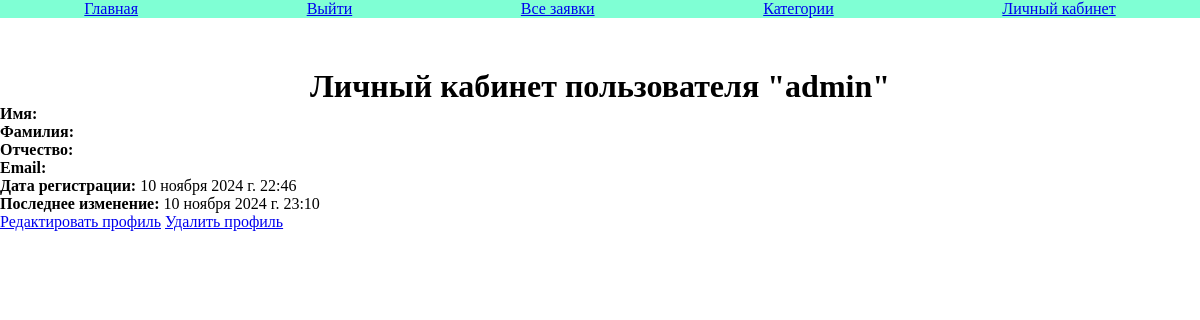
The page /design/profile/ (signed in) on the database as committed earlier.
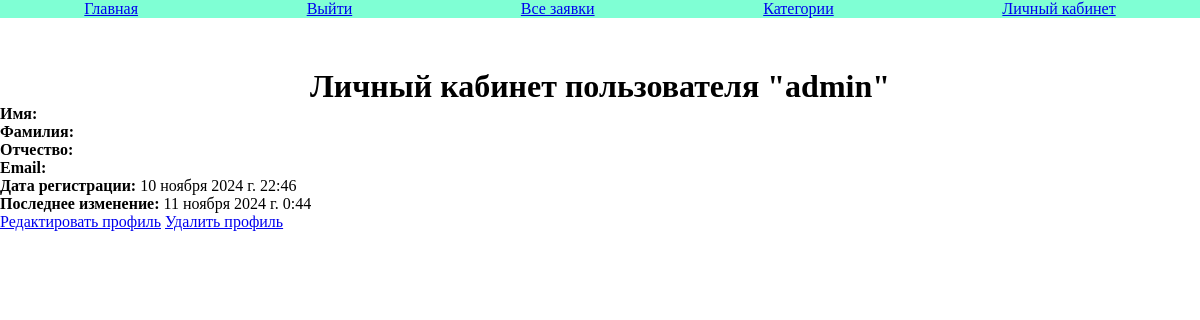
The same page on the database as committed later.
### design/models.py (models this page shows, shortened)
class AdvUser(AbstractUser):
    patronymic = models.CharField(max_length=50, blank=True)
    is_employer = models.BooleanField(default=False, verbose_name='Статус сотрудника')

### design/views.py (the view)
# urls.py: path('profile/', views.profile, name='profile'),
@login_required
def profile(request):
    user = request.user
    context = {'user': user}
    return render(request, 'design/profile.html', context)

### design/templates/design/profile.html (shortened to what this page needs)
{% extends 'design/base.html' %}
{% block content %}
    <h1>Личный кабинет пользователя "{{ user.username }}"</h1>
    <ul>
        <li><strong>Имя:</strong> {{ user.first_name }}</li>
        <li><strong>Фамилия:</strong> {{ user.last_name }}</li>
        <li><strong>Отчество:</strong> {{ user.patronymic }}</li>
        <li><strong>Email:</strong> {{ user.email }}</li>
        <li><strong>Дата регистрации:</strong> {{ user.date_joined }}</li>
        <li><strong>Последнее изменение:</strong> {{ user.last_login }}</li>
    </ul>
    <a  href="{% url 'edit_profile' %}">Редактировать профиль</a>
    <a  href="{% url 'delete_profile' %}">Удалить профиль</a>
{% endblock %}

### design/templates/design/base.html (shortened to what this page needs)
<!DOCTYPE html>
<html lang="en">
<head>
    {% load static %}
    <link rel="stylesheet" href="{% static 'css/style.css' %}">
</head>
<body>
    <header>
        <a href="{% url 'index' %}">Главная</a>
        {% block header %}
            {% if user.is_authenticated %}
                <a href="{% url 'logout' %}">Выйти</a>
                {% if user.is_employer or user.is_superuser %}
                    <a href="{% url 'all_applications' %}">Все заявки</a>
                {% else %}
                    <a href="{% url 'custom_applications' %}">Мои заявки</a>
                {% endif %}
                {% if user.is_superuser %}
                    <a href="{% url 'categories' %}">Категории</a>
                {% endif %}
                <a href="{% url 'profile' %}">Личный кабинет</a>
            {% else %}
                <a href="{% url 'login' %}">Вход</a>
                <a href="{% url 'register' %}">Регистрация</a>
            {% endif %}
        {% endblock %}
    </header>
    <main>
        {% block content %}
        {% endblock %}
    </main>
</body>
</html>

### design/static/css/style.css (style rules this page uses)
* { margin: 0; padding: 0; box-sizing: border-box; }
header { display: flex; justify-content: space-around; background-color: aquamarine; }
h1 { margin-top: 50px; text-align: center; }

Rows that differ between the two databases and show on the page:
changed AdvUser "admin": last_login "10 ноября 2024 г. 23:10" → "11 ноября 2024 г. 0:44"
